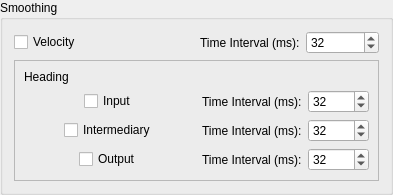
         <widget class="QGroupBox" name="groupBox_16">
          <property name="title">
           <string>Smoothing </string>
          </property>
          <layout class="QVBoxLayout" name="verticalLayout_35">
           <item>
            <layout class="QHBoxLayout" name="horizontalLayout_64">
             <item>
              <widget class="QCheckBox" name="velocitySmoothingEnabled">
               <property name="text">
                <string>Velocity</string>
               </property>
              </widget>
             </item>
             <item>
              <layout class="QHBoxLayout" name="horizontalLayout_102">
               <item>
                <widget class="QLabel" name="label_65">
                 <property name="text">
                  <string>Time Interval (ms):</string>
                 </property>
                </widget>
               </item>
               <item>
                <widget class="QSpinBox" name="velocitySmoothingInterval">
                 <property name="minimum">
                  <number>1</number>
                 </property>
                 <property name="maximum">
                  <number>10000</number>
                 </property>
                 <property name="value">
                  <number>32</number>
                 </property>
                </widget>
               </item>
              </layout>
             </item>
            </layout>
           </item>
           <item>
            <widget class="QFrame" name="frame_3">
             <property name="frameShape">
              <enum>QFrame::StyledPanel</enum>
             </property>
             <property name="frameShadow">
              <enum>QFrame::Raised</enum>
             </property>
             <layout class="QVBoxLayout" name="verticalLayout_36">
              <item>
               <widget class="QLabel" name="label_38">
                <property name="text">
                 <string>Heading</string>
                </property>
               </widget>
              </item>
              <item>
               <layout class="QHBoxLayout" name="horizontalLayout_101">
                <item>
                 <spacer name="horizontalSpacer_22">
                  <property name="orientation">
                   <enum>Qt::Horizontal</enum>
                  </property>
                  <property name="sizeHint" stdset="0">
                   <size>
                    <width>40</width>
                    <height>20</height>
                   </size>
                  </property>
                 </spacer>
                </item>
                <item>
                 <widget class="QCheckBox" name="inputSmoothingEnabled">
                  <property name="toolTip">
                   <string>Smooths the input from the treadmill</string>
                  </property>
                  <property name="text">
                   <string>Input</string>
                  </property>
                 </widget>
                </item>
                <item>
                 <spacer name="horizontalSpacer_23">
                  <property name="orientation">
                   <enum>Qt::Horizontal</enum>
                  </property>
                  <property name="sizeHint" stdset="0">
                   <size>
                    <width>40</width>
                    <height>20</height>
                   </size>
                  </property>
                 </spacer>
                </item>
                <item>
                 <widget class="QLabel" name="preBlendLabel">
                  <property name="text">
                   <string>Time Interval (ms):</string>
                  </property>
                 </widget>
                </item>
                <item>
                 <widget class="QSpinBox" name="inputSmoothingInterval">
                  <property name="minimum">
                   <number>1</number>
                  </property>
                  <property name="maximum">
                   <number>10000</number>
                  </property>
                  <property name="value">
                   <number>32</number>
                  </property>
                 </widget>
                </item>
               </layout>
              </item>
              <item>
               <layout class="QHBoxLayout" name="horizontalLayout_104">
                <item>
                 <spacer name="horizontalSpacer_27">
                  <property name="orientation">
                   <enum>Qt::Horizontal</enum>
                  </property>
                  <property name="sizeHint" stdset="0">
                   <size>
                    <width>40</width>
                    <height>20</height>
                   </size>
                  </property>
                 </spacer>
                </item>
                <item>
                 <widget class="QCheckBox" name="intermediarySmoothingEnabled">
                  <property name="toolTip">
                   <string>Smooths the angle computed from the input</string>
                  </property>
                  <property name="text">
                   <string>Intermediary</string>
                  </property>
                 </widget>
                </item>
                <item>
                 <spacer name="horizontalSpacer_28">
                  <property name="orientation">
                   <enum>Qt::Horizontal</enum>
                  </property>
                  <property name="sizeHint" stdset="0">
                   <size>
                    <width>40</width>
                    <height>20</height>
                   </size>
                  </property>
                 </spacer>
                </item>
                <item>
                 <widget class="QLabel" name="preBlendLabel_2">
                  <property name="text">
                   <string>Time Interval (ms):</string>
                  </property>
                 </widget>
                </item>
                <item>
                 <widget class="QSpinBox" name="intermediarySmoothingInterval">
                  <property name="minimum">
                   <number>1</number>
                  </property>
                  <property name="maximum">
                   <number>10000</number>
                  </property>
                  <property name="value">
                   <number>32</number>
                  </property>
                 </widget>
                </item>
               </layout>
              </item>
              <item>
               <widget class="QFrame" name="postBlendFrame">
                <property name="enabled">
                 <bool>true</bool>
                </property>
                <property name="frameShape">
                 <enum>QFrame::NoFrame</enum>
                </property>
                <property name="frameShadow">
                 <enum>QFrame::Plain</enum>
                </property>
                <layout class="QVBoxLayout" name="verticalLayout_37">
                 <property name="margin">
                  <number>0</number>
                 </property>
                 <item>
                  <layout class="QHBoxLayout" name="horizontalLayout_103">
                   <item>
                    <spacer name="horizontalSpacer_21">
                     <property name="orientation">
                      <enum>Qt::Horizontal</enum>
                     </property>
                     <property name="sizeHint" stdset="0">
                      <size>
                       <width>40</width>
                       <height>20</height>
                      </size>
                     </property>
                    </spacer>
                   </item>
                   <item>
                    <widget class="QCheckBox" name="outputSmoothingEnabled">
                     <property name="toolTip">
                      <string>Smooths the final angle after blending with auto heading</string>
                     </property>
                     <property name="text">
                      <string>Output</string>
                     </property>
                    </widget>
                   </item>
                   <item>
                    <spacer name="horizontalSpacer_26">
                     <property name="orientation">
                      <enum>Qt::Horizontal</enum>
                     </property>
                     <property name="sizeHint" stdset="0">
                      <size>
                       <width>40</width>
                       <height>20</height>
                      </size>
                     </property>
                    </spacer>
                   </item>
                   <item>
                    <widget class="QLabel" name="label_66">
                     <property name="text">
                      <string>Time Interval (ms):</string>
                     </property>
                    </widget>
                   </item>
                   <item>
                    <widget class="QSpinBox" name="outputSmoothingInterval">
                     <property name="minimum">
                      <number>1</number>
                     </property>
                     <property name="maximum">
                      <number>10000</number>
                     </property>
                     <property name="value">
                      <number>32</number>
                     </property>
                    </widget>
                   </item>
                  </layout>
                 </item>
                </layout>
               </widget>
              </item>
             </layout>
            </widget>
           </item>
          </layout>
         </widget>
